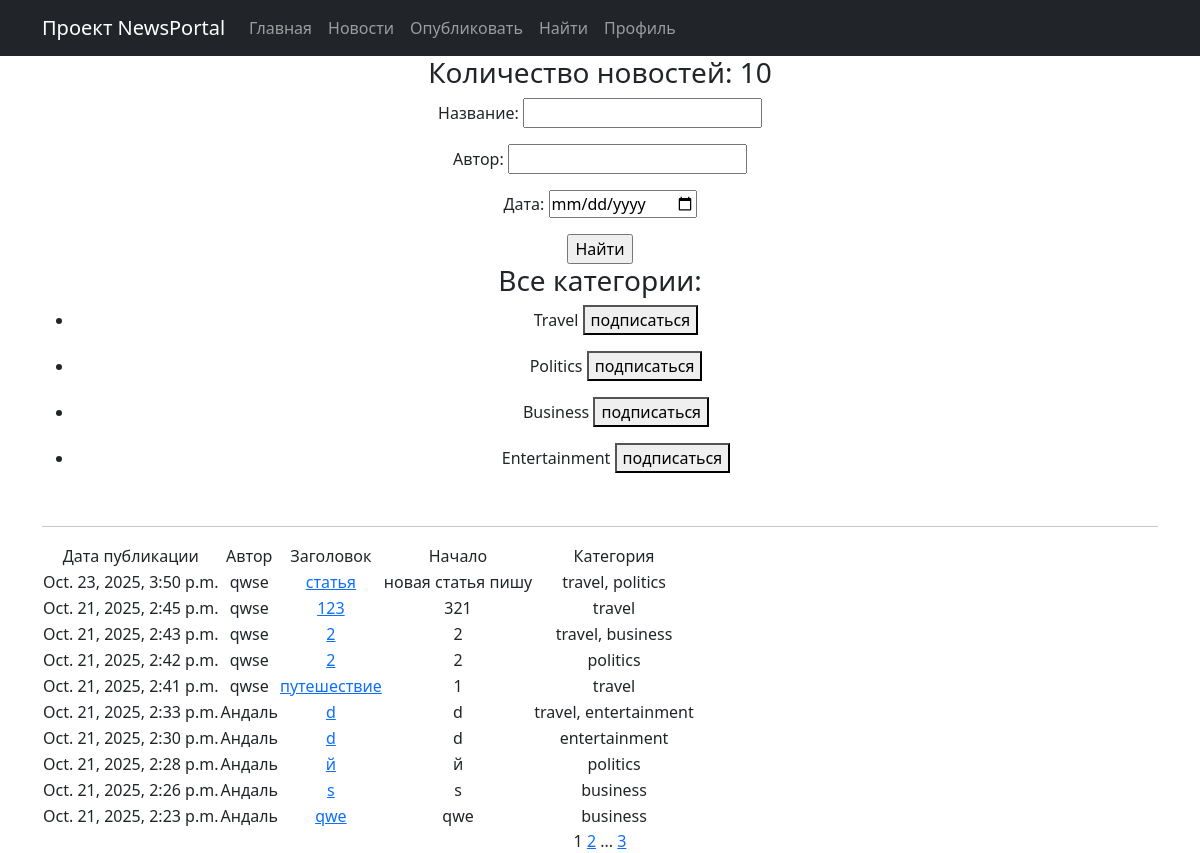
Before: / with the older database file.
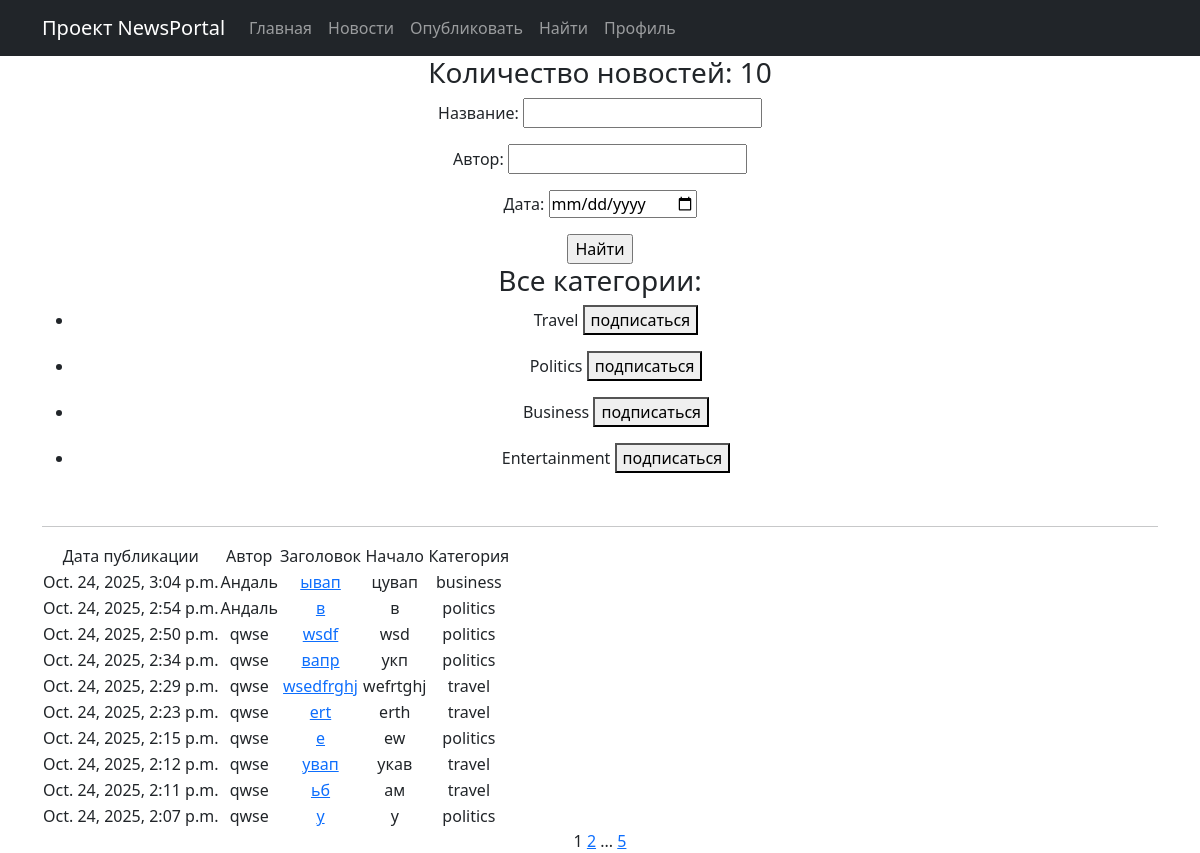
After: the same page with the newer database file.
### news/models.py (models this page shows, shortened)
class Post(models.Model):
    author = models.ForeignKey(Author, on_delete=models.CASCADE)
    NEWS = 'NW'
    ARTICLE = 'AR'
    CATEGORIES = (
        (NEWS, 'Новость'),
        (ARTICLE, 'Статья')
    )
    categoryType = models.CharField(max_length=2, choices=CATEGORIES, default=ARTICLE)
    dateCreation = models.DateTimeField(auto_now_add=True)
    postCategory = models.ManyToManyField(Category, through='PostCategory')
    title = models.CharField(max_length=128)
    text = models.TextField()
    rating = models.SmallIntegerField(default=0)

class Author(models.Model):
    author_user = models.OneToOneField(User, on_delete=models.CASCADE)
    rating_author = models.SmallIntegerField(default=0)
    def __str__(self):
        return self.author_user.username

class Category(models.Model):
    name = models.CharField(max_length=64, unique=True)
    subscribers = models.ManyToManyField(User, related_name='subscribed_categories', blank=True)

### news/views.py (the view)
# urls.py: path('', PostList.as_view(), name='post'),
class PostList(ListView):
    model = Post
    template_name = 'news/posts.html'
    context_object_name = 'posts'
    queryset = Post.objects.order_by('-dateCreation')
    paginate_by = 10 # вот так мы можем указать количество записей на странице
    def get_queryset(self):
       queryset = super().get_queryset()
       self.filterset = PostFilter(self.request.GET, queryset)
       return self.filterset.qs
    def get_context_data(self, **kwargs):
       context = super().get_context_data(**kwargs)
       context['filterset'] = self.filterset
       context['categories'] = Category.objects.all()
       return context

### news/templatetags/custom_filters.py (called while the page is built)
@register.filter(name='censor')
def censor(censor_text):
    for word in censor_words:
        censor_text = censor_text.lower().replace(word.lower(),'*')
    return censor_text

### templates/news/posts.html (shortened to what this page needs)
{% extends 'flatpages/default.html' %}
{% load custom_filters %}
{% load custom_tags %}
{% block content %}
    <h3>Количество новостей: {{posts|length}}</h3>
    <form action="" method="get">
        {{ filterset.form.as_p }}
        <input type="submit" value="Найти" />
    </form>
<div>
<h3>Все категории:</h3>
<ul>
  <li>Travel
    <form action="/news/1/subscribe/" method="post" style="display:inline;">
      <button type="submit">подписаться</button>
    </form>
  </li>
</ul>
<ul>
  <li>Politics
    <form action="/news/2/subscribe/" method="post" style="display:inline;">
      <button type="submit">подписаться</button>
    </form>
  </li>
</ul>
<ul>
  <li>Business
    <form action="/news/3/subscribe/" method="post" style="display:inline;">
      <button type="submit">подписаться</button>
    </form>
  </li>
</ul>
<ul>
  <li>Entertainment
    <form action="/news/4/subscribe/" method="post" style="display:inline;">
      <button type="submit">подписаться</button>
    </form>
  </li>
</ul>
<pre>&nbsp;</pre>
</div>
    <hr>
    {% if posts %}
        <table>
            <tr>
                <td>Дата публикации</td>
                <td>Автор</td>
                <td>Заголовок</td>
                <td>Начало</td>
                <td>Категория</td>
            </tr>
            {% for post_read in posts %}
            <tr>
                <td>{{ post_read.dateCreation }}</td>
                <td>{{ post_read.author }}</td>
                <td>
                    <a href="{{ post_read.pk }}">{{ post_read.title|censor }}</a>
                </td>
                <td>{{ post_read.text|censor|truncatechars:20 }}</td>
                <td>
                    {% for category in post_read.postCategory.all %}
                        {{ category.name }}{% if not forloop.last %}, {% endif %}
                    {% empty %}
                        Нет категории
                    {% endfor %}
                </td>
            </tr>
            {% empty %}
            <tr>
                <td colspan="5">Нет новостей</td>
            </tr>
            {% endfor %}
        </table>
    {% else %}
        <h2>Скоро здесь что-то будет!</h2>
    {% endif %}
    {{ page_obj.number }}
    {% if page_obj.has_next %}
        <a href="?page={{ page_obj.next_page_number }}">{{ page_obj.next_page_number }}</a>
        {% if paginator.num_pages != page_obj.next_page_number %}
            ...
            <a href="?page={{ page_obj.paginator.num_pages }}">{{ page_obj.paginator.num_pages }}</a>
        {% endif %}
    {% endif %}
{% endblock content %}

Changed rows visible on the page:
no longer on this page (row unchanged): Post: dateCreation "Oct. 23, 2025, 3:50 p.m.", author "qwse", title|censor "статья", text|censor "новая статья пишу", Category (name "travel"), Category (name "politics")
no longer on this page (row unchanged): Post: dateCreation "Oct. 21, 2025, 2:45 p.m.", author "qwse", title|censor "123", text|censor "321", Category (name "travel")
no longer on this page (row unchanged): Post: dateCreation "Oct. 21, 2025, 2:43 p.m.", author "qwse", title|censor "2", text|censor "2", Category (name "travel"), Category (name "business")
no longer on this page (row unchanged): Post: dateCreation "Oct. 21, 2025, 2:42 p.m.", author "qwse", title|censor "2", text|censor "2", Category (name "politics")
no longer on this page (row unchanged): Post: dateCreation "Oct. 21, 2025, 2:41 p.m.", author "qwse", title|censor "путешествие", text|censor "1", Category (name "travel")
no longer on this page (row unchanged): Post: dateCreation "Oct. 21, 2025, 2:33 p.m.", author "Андаль", title|censor "d", text|censor "d", Category (name "travel")
no longer on this page (row unchanged): Category: name "entertainment"
no longer on this page (row unchanged): Post: dateCreation "Oct. 21, 2025, 2:30 p.m.", author "Андаль", title|censor "d", text|censor "d"
no longer on this page (row unchanged): Post: dateCreation "Oct. 21, 2025, 2:28 p.m.", author "Андаль", title|censor "й", text|censor "й", Category (name "politics")
no longer on this page (row unchanged): Post: dateCreation "Oct. 21, 2025, 2:26 p.m.", author "Андаль", title|censor "s", text|censor "s", Category (name "business")
no longer on this page (row unchanged): Post: dateCreation "Oct. 21, 2025, 2:23 p.m.", author "Андаль", title|censor "qwe", text|censor "qwe", Category (name "business")
added Post: dateCreation "Oct. 24, 2025, 3:04 p.m.", author "Андаль", title|censor "ывап", text|censor "цувап", Category (name "business")
added Post: dateCreation "Oct. 24, 2025, 2:54 p.m.", author "Андаль", title|censor "в", text|censor "в", Category (name "politics")
added Post: dateCreation "Oct. 24, 2025, 2:50 p.m.", author "qwse", title|censor "wsdf", text|censor "wsd", Category (name "politics")
added Post: dateCreation "Oct. 24, 2025, 2:34 p.m.", author "qwse", title|censor "вапр", text|censor "укп", Category (name "politics")
added Post: dateCreation "Oct. 24, 2025, 2:29 p.m.", author "qwse", title|censor "wsedfrghj", text|censor "wefrtghj", Category (name "travel")
added Post: dateCreation "Oct. 24, 2025, 2:23 p.m.", author "qwse", title|censor "ert", text|censor "erth", Category (name "travel")
added Post: dateCreation "Oct. 24, 2025, 2:15 p.m.", author "qwse", title|censor "e", text|censor "ew", Category (name "politics")
added Post: dateCreation "Oct. 24, 2025, 2:12 p.m.", author "qwse", title|censor "увап", text|censor "укав", Category (name "travel")
added Post: dateCreation "Oct. 24, 2025, 2:11 p.m.", author "qwse", title|censor "ьб", text|censor "ам", Category (name "travel")
added Post: dateCreation "Oct. 24, 2025, 2:07 p.m.", author "qwse", title|censor "у", text|censor "у", Category (name "politics")
Other visible differences:
{{ page_obj.paginator.num_pages }}: "3" → "5"
